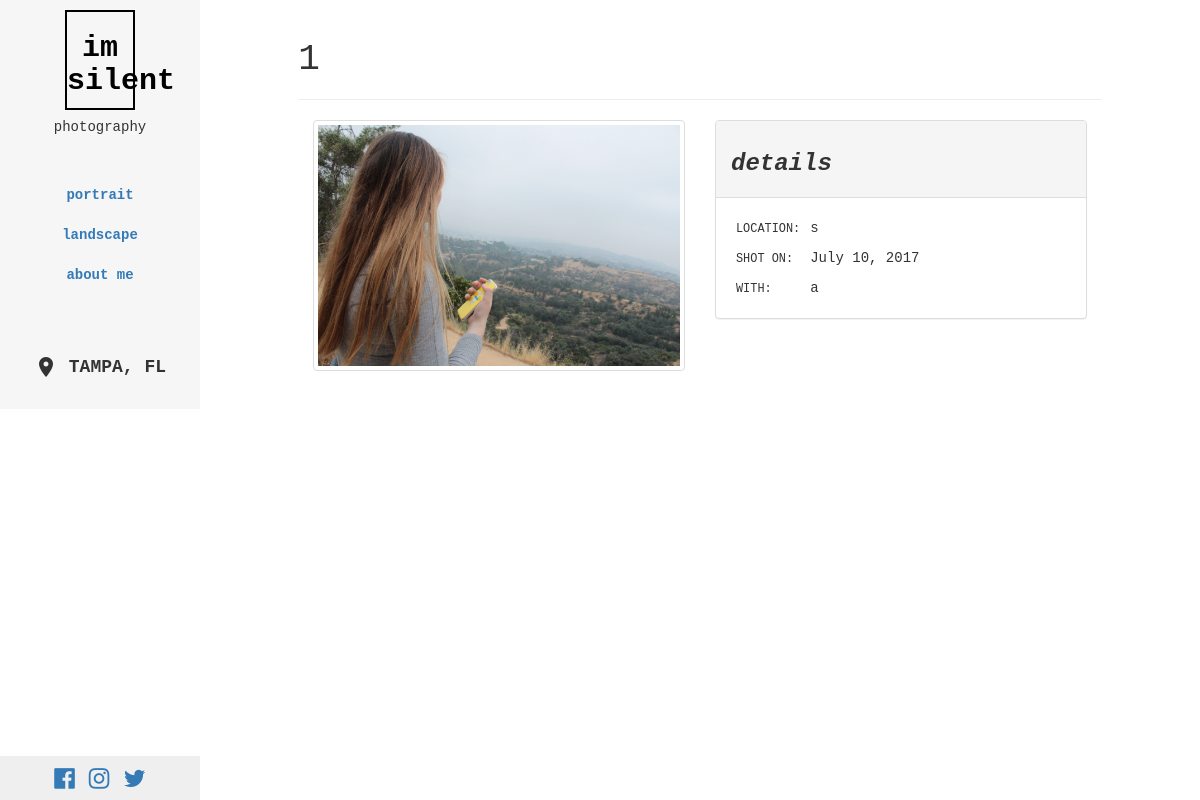
The app's page /img/14/ with its own data.
### test_app/models.py (models this page shows, shortened)
class ImageUpload( models.Model ):
    PORTRAIT = 'portrait'
    LANDSCAPE = 'landscape'
    CATEGORIES = (
        ( PORTRAIT, 'Portrait'),
        ( LANDSCAPE, 'Landscape' )
    )
    image = models.ImageField( upload_to = 'user_img/' )
    title = models.CharField( max_length = 50 )
    category = models.CharField( max_length = 20, choices = CATEGORIES,
        default = PORTRAIT )
    date = models.DateField( default = '0000-00-00', verbose_name = 'Date (YYYY-MM-DD)')
    camera = models.CharField( max_length = 20 )
    location = models.CharField( max_length = 100 )
    frontpage = models.BooleanField( default = False, verbose_name = 'Display on frontpage?' )

### test_app/views.py (the view, shortened to what this page needs)
# urls.py: url( r'^img/(?P<pk>\d+)/$', views.ImageUpdate.as_view(), name = 'update' ),
class ImageUpdate( UpdateView ):
    template_name = 'test_app/img/details.html'
    fields = ( 'title', 'category', 'frontpage')
    model = models.ImageUpload
    def get_context_data( self, **kwargs ):
        image = self.model.objects.filter( pk = self.kwargs['pk'] ).values()[0] # retrieve pk from url
        title = image['title']
        data = super().get_context_data( **kwargs )
        data['title'] = title
        data['image'] = image
        data['loggedin'] = self.request.user.is_authenticated
        return data

### test_app/context_processors.py (called while the page is built)
def uprofile_processor( request ):
    profile = models.UserProfile.objects.values()[0]
    return { 'profile': profile }

### templates/test_app/img/details.html
<!DOCTYPE html>
{% extends "test_app/base_styled.html" %}
{% load staticfiles %}
{% block main_body %}
  <div class="container-fluid col-xs-10 col-xs-offset-1">
    <div class="page-header">
      <h1>{{ image.title }}</h1>
    </div>
    <div class="col-xs-6">
      <a href="#" class="thumbnail">
        <img src="/media/{{ image.image }}" alt="...">
      </a>
    </div>
    <div class="col-xs-6">
      {% if loggedin %}
      <div class="panel panel-default">
        <div class="panel-heading">
          <h3><em>update this image</em></h3>
        </div>
        <div class="panel-body">
          <form class="" method="post">
            {% csrf_token %}
            {{ form.as_p }}
             <p><input type="submit" class="btn btn-primary" name="" value="Submit">&nbsp;<a href="{% url 'test_app:delete' image.id %}"><button type="button" class="btn btn-danger">Delete</button></a></p>
          </form>
        </div>
      </div>
      {% else %}
        <div class="panel panel-default">
          <div class="panel-heading">
            <h3><strong><em>details</em></strong></h3>
          </div>
          <div class="panel-body">
            <table class="table-condensed">
              <tr><td><small>LOCATION:</small></td>
                  <td>{{ image.location }}</td>
              </tr>
              <tr><td><small>SHOT ON:</small></td>
                  <td>{{ image.date }}</td>
              </tr>
              <tr><td><small>WITH:</small></td>
                  <td>{{ image.camera }}</td>
              </tr>
            </table>
          </div>
        </div>
      {% endif %}
    </div>
  </div>
{% endblock %}

### static/css/style.css (style rules this page uses)
body { font-family: 'Merriweather Sans', sans-serif; font-family: 'Inconsolata', monospace; }
#main img { width: 100%; }
*, *:before, *:after { box-sizing: border-box !important; }

### records on screen
ImageUpload: title "1", image (picture), location "s", date "July 10, 2017", camera "a"
